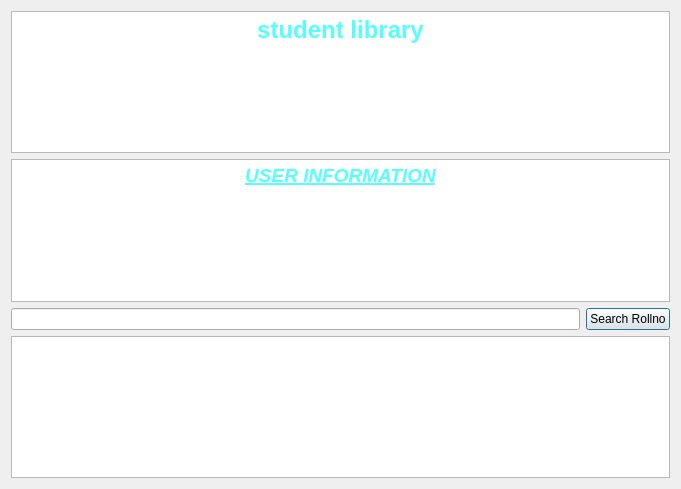
<?xml version="1.0" encoding="UTF-8"?>
<ui version="4.0">
 <class>USERINFO</class>
 <widget class="QDialog" name="USERINFO">
  <property name="geometry">
   <rect>
    <x>0</x>
    <y>0</y>
    <width>681</width>
    <height>489</height>
   </rect>
  </property>
  <property name="windowTitle">
   <string>Dialog</string>
  </property>
  <layout class="QGridLayout" name="gridLayout">
   <item row="0" column="0">
    <widget class="QTextBrowser" name="textBrowser">
     <property name="html">
      <string>&lt;!DOCTYPE HTML PUBLIC &quot;-//W3C//DTD HTML 4.0//EN&quot; &quot;http://www.w3.org/TR/REC-html40/strict.dtd&quot;&gt;
&lt;html&gt;&lt;head&gt;&lt;meta name=&quot;qrichtext&quot; content=&quot;1&quot; /&gt;&lt;meta charset=&quot;utf-8&quot; /&gt;&lt;style type=&quot;text/css&quot;&gt;
p, li { white-space: pre-wrap; }
hr { height: 1px; border-width: 0; }
li.unchecked::marker { content: &quot;\2610&quot;; }
li.checked::marker { content: &quot;\2612&quot;; }
&lt;/style&gt;&lt;/head&gt;&lt;body style=&quot; font-family:'Segoe UI'; font-size:9pt; font-weight:400; font-style:normal;&quot;&gt;
&lt;p align=&quot;center&quot; style=&quot; margin-top:0px; margin-bottom:0px; margin-left:0px; margin-right:0px; -qt-block-indent:0; text-indent:0px;&quot;&gt;&lt;span style=&quot; font-size:18pt; font-weight:700; color:#55ffff;&quot;&gt;student library&lt;/span&gt;&lt;/p&gt;
&lt;p align=&quot;center&quot; style=&quot;-qt-paragraph-type:empty; margin-top:0px; margin-bottom:0px; margin-left:0px; margin-right:0px; -qt-block-indent:0; text-indent:0px; font-size:18pt; font-weight:700; color:#55ffff;&quot;&gt;&lt;br /&gt;&lt;/p&gt;&lt;/body&gt;&lt;/html&gt;</string>
     </property>
    </widget>
   </item>
   <item row="1" column="0">
    <widget class="QTextBrowser" name="textBrowser_2">
     <property name="html">
      <string>&lt;!DOCTYPE HTML PUBLIC &quot;-//W3C//DTD HTML 4.0//EN&quot; &quot;http://www.w3.org/TR/REC-html40/strict.dtd&quot;&gt;
&lt;html&gt;&lt;head&gt;&lt;meta name=&quot;qrichtext&quot; content=&quot;1&quot; /&gt;&lt;meta charset=&quot;utf-8&quot; /&gt;&lt;style type=&quot;text/css&quot;&gt;
p, li { white-space: pre-wrap; }
hr { height: 1px; border-width: 0; }
li.unchecked::marker { content: &quot;\2610&quot;; }
li.checked::marker { content: &quot;\2612&quot;; }
&lt;/style&gt;&lt;/head&gt;&lt;body style=&quot; font-family:'Segoe UI'; font-size:9pt; font-weight:400; font-style:normal;&quot;&gt;
&lt;p align=&quot;center&quot; style=&quot; margin-top:0px; margin-bottom:0px; margin-left:0px; margin-right:0px; -qt-block-indent:0; text-indent:0px;&quot;&gt;&lt;span style=&quot; font-size:14pt; font-weight:700; font-style:italic; text-decoration: underline; color:#55ffff;&quot;&gt;USER INFORMATION&lt;/span&gt;&lt;/p&gt;&lt;/body&gt;&lt;/html&gt;</string>
     </property>
    </widget>
   </item>
   <item row="2" column="0">
    <layout class="QHBoxLayout" name="horizontalLayout">
     <item>
      <widget class="QLineEdit" name="lineEdit"/>
     </item>
     <item>
      <widget class="QPushButton" name="pushButton">
       <property name="text">
        <string>Search Rollno</string>
       </property>
      </widget>
     </item>
    </layout>
   </item>
   <item row="3" column="0">
    <widget class="QTableView" name="tableView"/>
   </item>
  </layout>
 </widget>
 <resources/>
 <connections/>
</ui>
